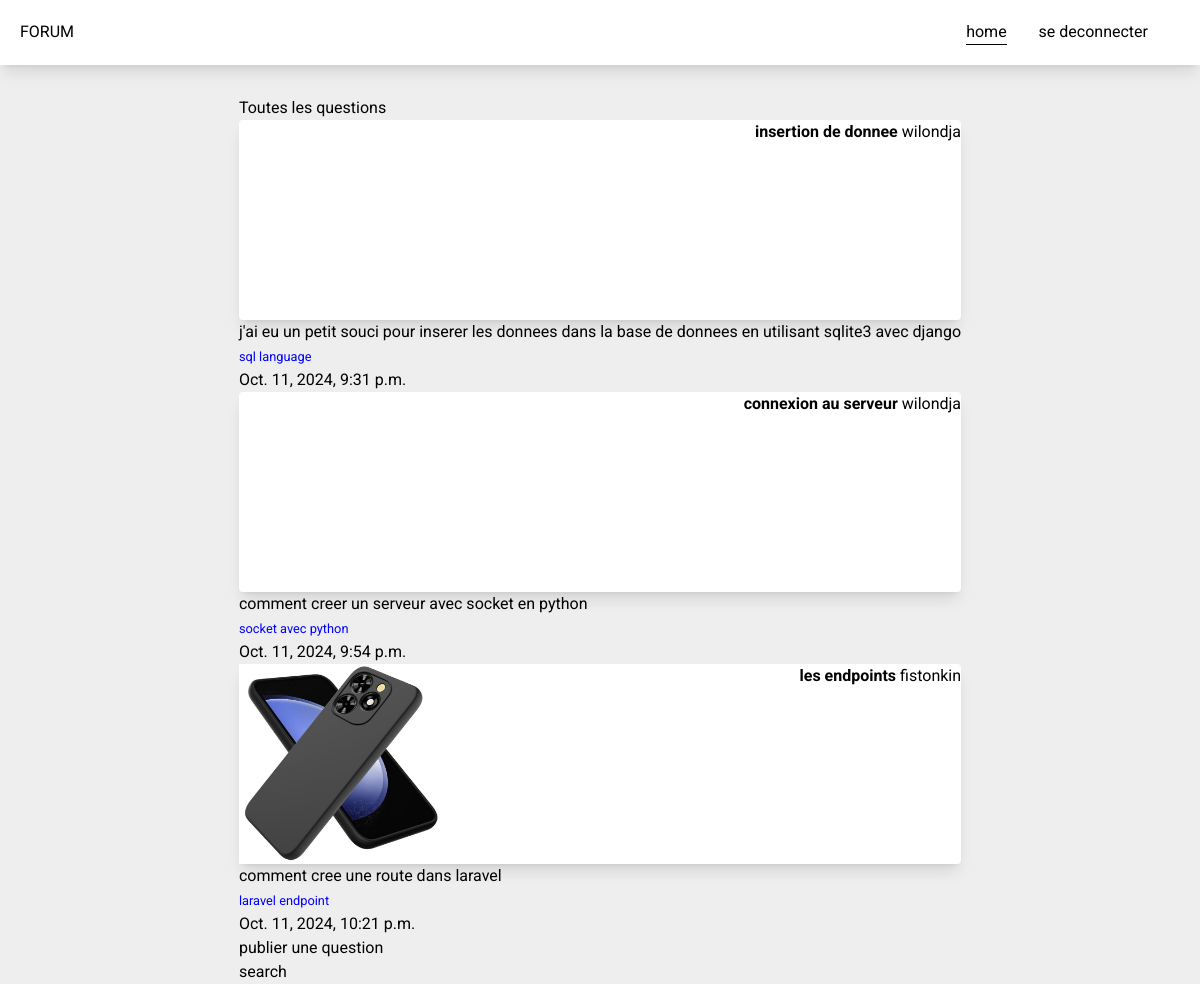
The app's page /site/home/ (signed in) with its own data.
### forum_django/models.py (models this page shows)
class QuestionModel(models.Model):
    id = models.UUIDField(primary_key=True, default=uuid4, editable=False)
    user_id = models.ForeignKey(User, on_delete=models.SET_NULL, null=True, related_name='questions')
    title = models.CharField(max_length=100)
    content = models.CharField(max_length=200)
    description = models.TextField()
    question_date = models.DateTimeField(auto_now_add=True)

class ProfilModel(models.Model):
    id = models.UUIDField(primary_key=True, default=uuid4, editable=False)
    profil_id = models.OneToOneField(User, on_delete = models.CASCADE)
    profil_image = models.ImageField(upload_to='profil_images/')
    profil_date = models.DateTimeField(auto_now_add=True)

### forum_django/views.py (the view)
# urls.py: path('home/', HomeView.as_view(), name='home'),
class HomeView(LoginRequiredMixin, ListView):
    model = QuestionModel
    template_name = 'forum_django/home.html'
    context_object_name = 'user_questions'
    def get_queryset(self):
        return QuestionModel.objects.filter()

### forum_django/templates/forum_django/home.html (shortened to what this page needs)
{% extends './based/main.html' %}
{% block content %}
    <div class="flex justify-center mt-24">
        <div class="">
            <h2>Toutes les questions</h2>
            {% for question in user_questions %}
                <div class="bg-white shadow-lg rounded flex justify-between h-[200px]">
                    <img
                      src="{{ question.user_id.profilmodel.profil_image.url }}"
                      alt="" class="">
                    <div class="title">
                        <b>{{ question.title }}</b>
                        <a href="{% url 'profil' question.user_id.profilmodel.pk %}">
                            {{ question.user_id.username }}
                        </a><br>
                    </div>
                </div>
                <div class="description">
                    <p>{{ question.description }}</p>
                    <small style="color: blue;">{{ question.content }}</small>
                    <li>{{ question.question_date }}</li>
                </div>
            {% endfor %}
            <a href="{% url 'publish_question' %}">
                <button>publier une question</button>
            </a>
            <div>
                <a href="{% url 'search' %}">search</a>
            </div>
        </div>
    </div>
{% endblock %}

### forum_django/templates/forum_django/based/main.html (shortened to what this page needs)
{% load static %}
<!DOCTYPE html>
<html lang="en">
<head>
    <script src="https://cdn.tailwindcss.com"></script>
    <link rel="stylesheet" href="{% static 'stylesheet/styles.css' %}">
</head>
<body>
    <header class="w-full">
        <nav class="flex justify-between px-5 py-5 shadow-lg bg-white fixed w-full top-0">
            <h1>FORUM</h1>
            <ul class="flex">
                <a href="{% url 'home' %}">
                    <li class="hover:text-red-500 border-b border-black">home</li>
                </a>
                <div class="mx-8">
                    <a href="{% url 'logout' %}">se deconnecter</a>
                </div>
            </ul>
        </nav>
    </header>
    {% block content %}
    {% endblock %}
</body>
</html>

### forum_django/static/stylesheet/styles.css (style rules this page uses)
* { margin: 0; padding: 0; box-sizing: border-box; font-family: 'Roboto', sans-serif; list-style: none; }
body { background: #eeeeee; }

### records on screen
QuestionModel: title "insertion de donnee", user_id.username "wilondja", description "j'ai eu un petit souci pour inserer les donnees dans la base de donnees en utilisant sqlite3 avec django", content "sql language", question_date "Oct. 11, 2024, 9:31 p.m."
QuestionModel: title "connexion au serveur", user_id.username "wilondja", description "comment creer un serveur avec socket en python", content "socket avec python", question_date "Oct. 11, 2024, 9:54 p.m."
QuestionModel: user_id.profilmodel.profil_image (picture), title "les endpoints", user_id.username "fistonkin", description "comment cree une route dans laravel", content "laravel endpoint", question_date "Oct. 11, 2024, 10:21 p.m."
